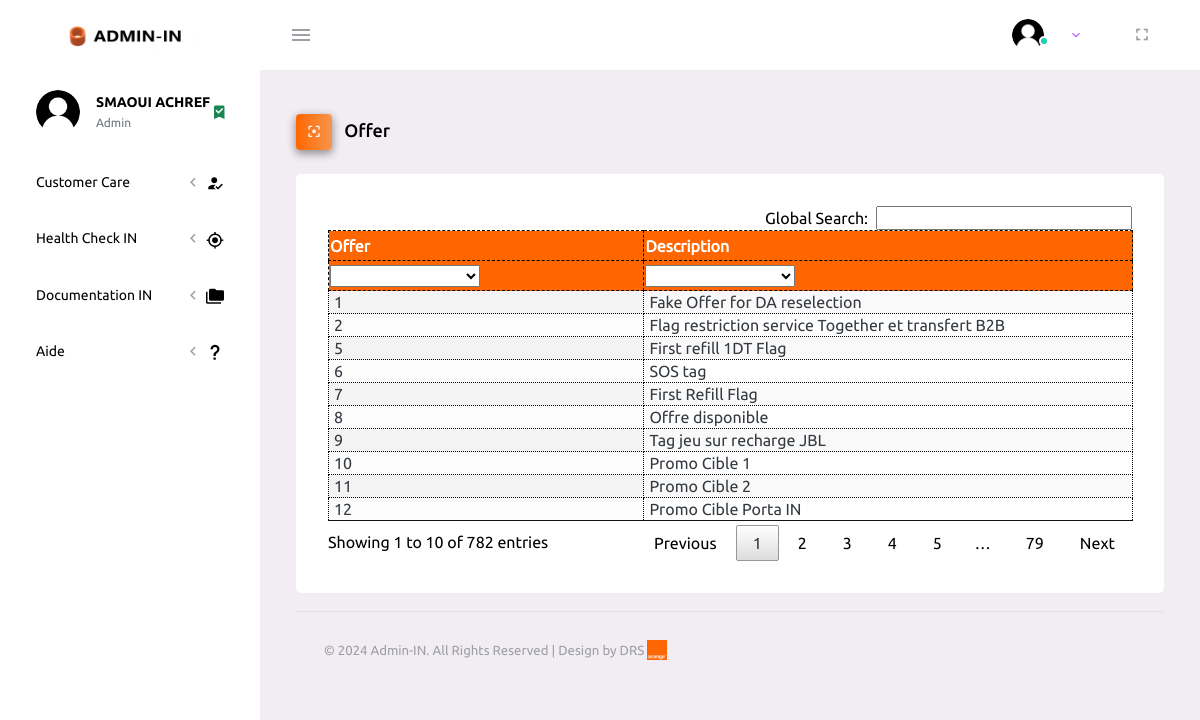
The page /projet_minsat/Admin-IN/dashboards/offer.php (signed in) on the database its author committed.
### tables this page shows
CREATE TABLE `offer` (
  `offer` int(5) DEFAULT NULL,
  `description` varchar(51) DEFAULT NULL
);

### projet_minsat/Admin-IN/dashboards/offer.php (the view, shortened to what this page needs)
<?php
$connect = mysqli_connect("10.13.64.59","root","rootme123","adminin");
?>
<!DOCTYPE html>
<html lang="en">
  <head>
    <link rel="stylesheet" href="assets/vendors/mdi/css/materialdesignicons.min.css">
    <link rel="stylesheet" href="assets/vendors/css/vendor.bundle.base.css">
    <link rel="stylesheet" href="assets/css/yyy.css">
		<link rel="stylesheet" href="tabold/ooo.min.css" />
<link rel="stylesheet" href="tabold/databouton.min.css" />
  </head>
  <body>
    <div class="container-scroller">
      <nav class="navbar default-layout-navbar col-lg-12 col-12 p-0 fixed-top d-flex flex-row">
        <div class="text-center navbar-brand-wrapper d-flex align-items-center justify-content-center">
          <a class="navbar-brand brand-logo" href="getmsisdninformation"><img src="img/zzz.png" alt="logo" /></a>
        </div>
        <div class="navbar-menu-wrapper d-flex align-items-stretch">
          <button class="navbar-toggler navbar-toggler align-self-center" type="button" data-toggle="minimize">
            <span class="mdi mdi-menu"></span>
          </button>
          <ul class="navbar-nav navbar-nav-right">
   <li class="nav-item nav-profile dropdown">
              <a class="nav-link dropdown-toggle" id="profileDropdown" href="#" data-bs-toggle="dropdown" aria-expanded="false">
                <div class="nav-profile-img">
                  <img src="assets/images/faces/users.png" alt="image">
                  <span class="availability-status online"></span>
                </div>
              </a>
            </li>
            <li class="nav-item d-none d-lg-block full-screen-link">
              <a class="nav-link">
                <i class="mdi mdi-fullscreen" id="fullscreen-button"></i>
              </a>
            </li>
          </ul>
        </div>
      </nav>
      <div class="container-fluid page-body-wrapper">
        <nav class="sidebar sidebar-offcanvas" id="sidebar">
          <ul class="nav">
            <li class="nav-item nav-profile">
              <a href="#" class="nav-link">
                <div class="nav-profile-image">
                  <img src="assets/images/faces/users.png" alt="profile">
                </div>
                <div class="nav-profile-text d-flex flex-column">
                  <span class="font-weight-bold mb-2"><?php echo ucfirst(utf8_encode($_SESSION['nom'])); ?> <?php echo ucfirst(utf8_encode($_SESSION['prenom'])); ?></span>
                  <span class="text-secondary text-small"><?php echo ucfirst(utf8_encode($_SESSION['role'])); ?></span>
                </div>
                <i class="mdi mdi-bookmark-check text-success nav-profile-badge"></i>
              </a>
            </li>
				    <li class="nav-item">
              <a class="nav-link" data-bs-toggle="collapse" href="#ui-basic" aria-expanded="false" aria-controls="ui-basic">
                <span class="menu-title">Customer Care</span>
                <i class="menu-arrow"></i>
                <i class="mdi mdi-account-check menu-icon"></i>
              </a>
            </li>
<li class="nav-item">
              <a class="nav-link" data-bs-toggle="collapse" href="#ui-basic3" aria-expanded="false" aria-controls="ui-basic3">
                <span class="menu-title">Health Check IN</span>
                <i class="menu-arrow"></i>
                <i class="mdi mdi-crosshairs-gps menu-icon"></i>
              </a>
            </li>
			<li class="nav-item">
              <a class="nav-link" data-bs-toggle="collapse" href="#ui-basic4" aria-expanded="false" aria-controls="ui-basic4">
                <span class="menu-title">Documentation IN</span>
                <i class="menu-arrow"></i>
                <i class="mdi mdi-folder-multiple menu-icon"></i>
              </a>
            </li>
<li class="nav-item">
              <a class="nav-link" data-bs-toggle="collapse" href="#ui-basic2" aria-expanded="false" aria-controls="ui-basic2">
                <span class="menu-title">Aide</span>
                <i class="menu-arrow"></i>
                <i class="mdi mdi-help menu-icon"></i>
              </a>
            </li>
          </ul>
        </nav>
        <div class="main-panel">
          <div class="content-wrapper">
            <div class="page-header">
              <h3 class="page-title">
                <span class="page-title-icon bg-gradient-primary text-white me-2">
                  <i class="mdi mdi-image-filter-center-focus menu-icon"></i>
                </span> Offer
              </h3>
            </div>
              <div class="col-md-6 grid-margin stretch-card">
                <div class="card">
                  <div class="card-body">
<center>
<table id="a" class="display" style="width:100%">
        <thead>
            <tr style="background:#ff6600; color:#fff;font-weight: bold;border-style: dashed;height:30px">
                <th style="border-width:1px;border-color: black;border-style:dashed">Offer</th>
                <th style="border-width:1px;border-color: black;border-style:dashed">Description</th>
            </tr>
			 <tr style="background:#ff6600; color:#fff;font-weight: bold;border-style: dashed;height:30px">
            <th style="border-width:1px;border-color: black;border-style:dashed">Offer</th>
                <th style="border-width:1px;border-color: black;border-style:dashed">Description</th>
            </tr>
        </thead>
        <tbody>
		<?php
$querysc= "select * from offer ";
$resultsc = mysqli_query($connect,$querysc);
while($row = mysqli_fetch_array($resultsc)) {
?>
<tr style="border-width:1px;border-color: black;border-style:dotted">
<td style="border-width:1px;border-color: black;border-style:dotted"><?php echo utf8_encode($row["offer"]);  ?></td>
<td style="border-width:1px;border-color: black;border-style:dotted"><?php echo utf8_encode($row["description"]);  ?></td>
</tr>
<?php
}
?>
</tbody>
</table>
</center>
</div>
</div>
</div>
<br/>
        <footer class="footer">
            <div class="container-fluid d-flex justify-content-between">
              <span class="text-muted d-block text-center text-sm-start d-sm-inline-block">&copy; 2024 Admin-IN. All Rights Reserved | Design by DRS <img src="img/orange.png" style="width:20px; transform:translate(0px,-2px)"></span>
            </div>
          </footer>
      </div>
    </div>
    </div>
</body>
</html>

### rows shown on the page
offer: offer "10", description "Promo Cible 1"
offer: offer "11", description "Promo Cible 2"
offer: offer "12", description "Promo Cible Porta IN"
offer: offer "1", description "Fake Offer for DA reselection"
offer: offer "5", description "First refill 1DT Flag"
offer: offer "6", description "SOS tag"
offer: offer "7", description "First Refill Flag"
offer: offer "8", description "Offre disponible"
offer: offer "9", description "Tag jeu sur recharge JBL"
offer: offer "2", description "Flag restriction service Together et transfert B2B"

### other values the page prints
utf8_encode($_SESSION['nom']) "SMAOUI"
utf8_encode($_SESSION['prenom']) "ACHREF"
utf8_encode($_SESSION['role']) "Admin"
